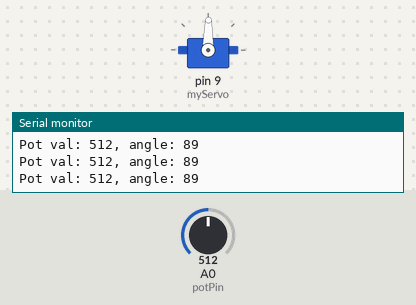
A sketch run on a simulated Arduino Uno, built with avr-gcc and run on an emulated ATmega328P. Parts: servo, the last lines printed to the serial monitor. The test bench sets the inputs (shaded band); at power-on: A0 (potPin) = 512.

Above: at 1.2 s.
1.3 s: A0 (potPin) set to 562
At 2.4 s:
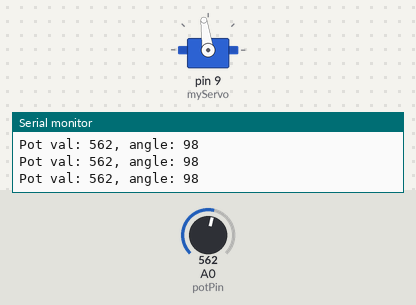
4.3 s: A0 (potPin) set to 589
At 5.2 s:
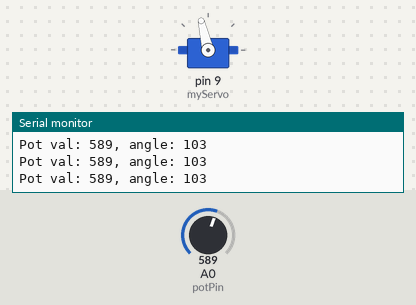
5.8 s: A0 (potPin) set to 306
At 7.0 s:
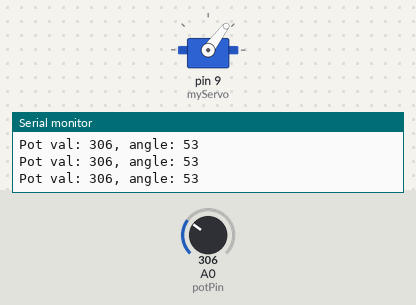
7.3 s: A0 (potPin) set to 108
At 8.5 s:
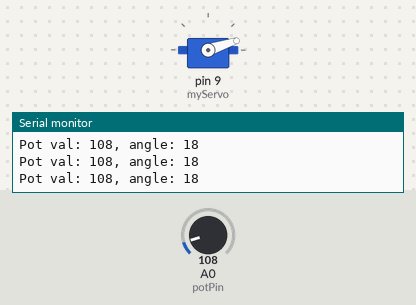
8.8 s: A0 (potPin) set to 91
At 10.0 s:
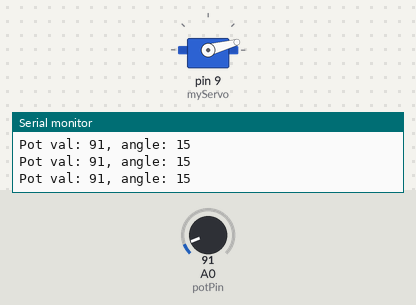
11.8 s: A0 (potPin) set to 122
At 12.1 s:
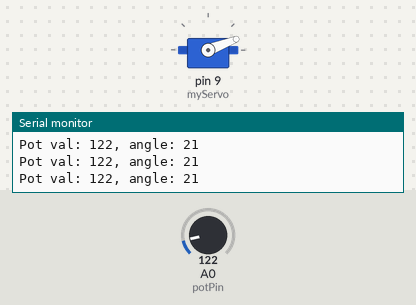
Timing chart, 0 to 14.3 s (numbered marks = the images above; inputs shaded):
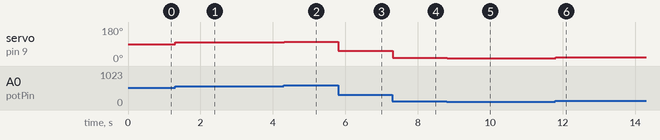

Measured:
- after the input at 1.3 s, servo on pin 9 (myServo): 89° → 98° at once
- after the input at 4.3 s, servo on pin 9 (myServo): 98° → 103° at once
- after the input at 5.8 s, servo on pin 9 (myServo): 103° → 53° at once
- after the input at 7.3 s, servo on pin 9 (myServo): 53° → 18° at once
- after the input at 8.8 s, servo on pin 9 (myServo): 18° → 15° at once
- after the input at 11.8 s, servo on pin 9 (myServo): 15° → 21° at once

The sketch:

ServoPot.ino
```cpp
#include <Servo.h>

Servo myServo;
int const potPin = A0;
int potVal;
int angle;

void setup() {
  myServo.attach(9);

  Serial.begin(9600);
}

void loop() {
  potVal = analogRead(potPin);
  angle = map(potVal, 0, 1023, 0, 179);
  myServo.write(angle);
  delay(15);

  Serial.print("Pot val: ");
  Serial.print(potVal);
  Serial.print(", angle: ");
  Serial.println(angle);


}
```
